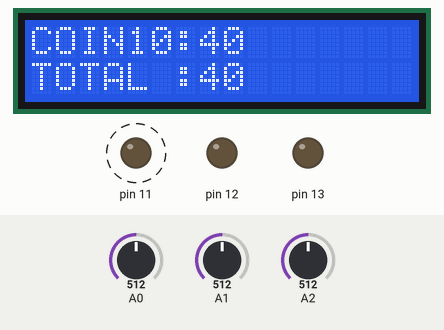
The sketch below on a simulated Arduino Uno, built with avr-gcc and run on an emulated ATmega328P. On the bench: 16×2 character LCD, output pins drawn as LEDs (lit = HIGH). Dashed ring = blinking. The test bench sets the inputs (shaded band); at power-on: A1 = 512, A0 = 512, A2 = 512. What the sketch prints to the serial monitor is not drawn.

Above: at 3.2 s.
3.3 s: A1 set to 107
At 3.77 s:
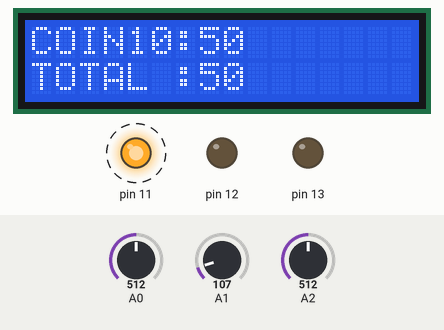
4.8 s: A1 set to 92
At 5.07 s:
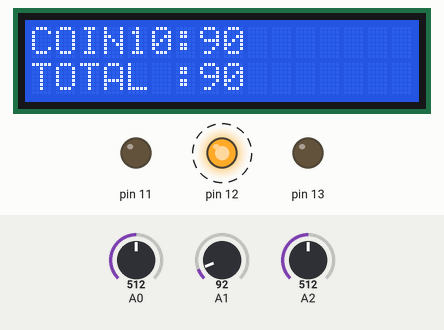
7.4 s: A0 set to 111
8.9 s: A0 set to 94
At 9.3 s:
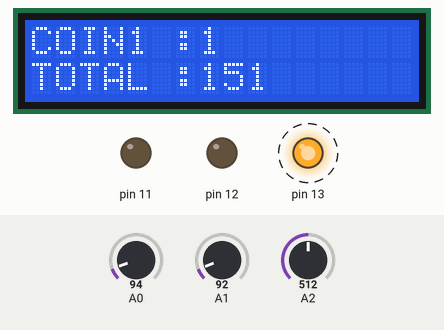
11.3 s: A2 set to 121
12.8 s: A2 set to 104
At 13.3 s:
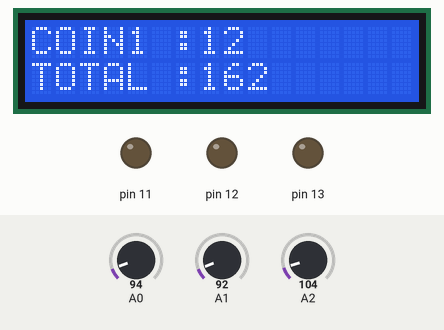
Timing chart, 0 to 15.3 s (numbered marks = the images above; inputs shaded):
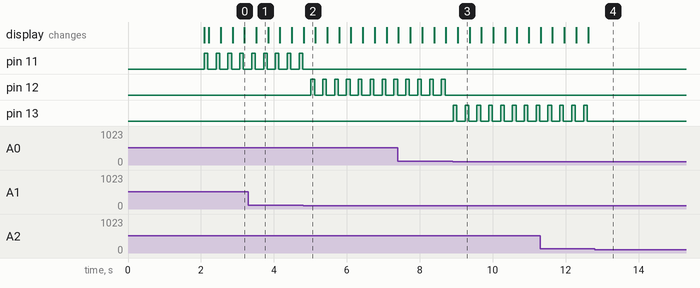

Measured:
- the behaviour switches between 101 and 100 on A1 (found by bisection; images 1 and 2)
- the behaviour switches between 101 and 100 on A0 (found by bisection; images 2 and 3)
- the behaviour switches between 111 and 110 on A2 (found by bisection; images 3 and 4)
- after the input at 4.8 s, pin 11: stops changing and stays LOW; pin 12: alternates HIGH for 0.10 s and LOW for 0.23 s, starting after 0.21 s
- after the input at 8.9 s, pin 12: stops changing and stays LOW; pin 13: alternates HIGH for 0.10 s and LOW for 0.22 s, starting at once
- after the input at 12.8 s, pin 13: stops changing and stays LOW
- by itself, pin 11: alternates HIGH for 0.10 s and LOW for 0.22 s

The sketch:

Arduino_UNO_R3.ino
```cpp
#include <LiquidCrystal_I2C.h>
#include <Wire.h>
LiquidCrystal_I2C lcd(0x27, 16, 2);
int test1b;
int test5b;
int test10b;
int b10 = 0;
int b5 = 0;
int b1 = 0;
int total = 0;
int total10 = 0;
int total5 = 0;
int total1 = 0;
//int t10 = 10;
//int t5 = 5;
//int t1 = 1;

void setup() {
Serial.begin(9600);
pinMode(A2,INPUT);
pinMode(A1,INPUT);
pinMode(A0,INPUT);
pinMode(2,INPUT);
pinMode(13,OUTPUT);
pinMode(12,OUTPUT);
pinMode(11,OUTPUT);
digitalWrite(11,LOW);
digitalWrite(12,LOW);
digitalWrite(13,LOW);
lcd.begin ();
lcd.setCursor(0, 0);
lcd.print("Savings");
lcd.setCursor(0, 1);
lcd.print("^ ^");
lcd.backlight();
delay(2000);
lcd.clear();
lcd.setCursor(0, 0);
lcd.print("^ ^");
lcd.setCursor(0, 1);
lcd.print("TOTAL : ");
lcd.setCursor(7, 1);
lcd.print(total);
}

void loop() {
  test1b = analogRead(A2);
  test5b = analogRead(A0);
  test10b= analogRead(A1);

//Serial.println(test1b);
//Serial.println(test5b);
//Serial.println(test10b);
//Serial.println(total);
  if(test10b > 100){
    b10 = 1;
    }
  if(test5b > 100){
    b5 = 1;
    }
  if(test1b >110 ){
    b1 = 1;
    }


  if(b10 == 1){
    digitalWrite(11,HIGH);
    delay(100);
    digitalWrite(11,LOW);
    b10 = 0;
    b5= 0;
    b1 = 0;
    total10 = total10 + 10;
    total = total + 10;
    lcd.clear();
    lcd.setCursor(0, 0);
    lcd.print("COIN10:");
    lcd.setCursor(7,0);
    lcd.print(total10);
    lcd.setCursor(0, 1);
    lcd.print("TOTAL : ");
    lcd.setCursor(7, 1);
    lcd.print(total);
    Serial.println(10);
    delay(200);
    }

    if(b5 == 1){
    digitalWrite(12,HIGH);
    delay(100);
    digitalWrite(12,LOW);
    b10 = 0;
    b5= 0;
    b1 = 0;
    total5 = total5 + 5;
    total = total + 5;
    lcd.clear();
    lcd.setCursor(0, 0);
    lcd.print("COIN5 :");
    lcd.setCursor(7,0);
    lcd.print(total5);
    lcd.setCursor(0, 1);
    lcd.print("TOTAL : ");
    lcd.setCursor(7, 1);
    lcd.print(total);
    Serial.println(5);
    delay(200);

    }
    if(b1 == 1  ){
    digitalWrite(13,HIGH);
    delay(100);
    digitalWrite(13,LOW);
    b10 = 0;
    b5= 0;
    b1 = 0;
    total1 = total1 + 1;
    total = total + 1;
    lcd.clear();
    lcd.setCursor(0, 0);
    lcd.print("COIN1 :");
    lcd.setCursor(7,0);
    lcd.print(total1);
    lcd.setCursor(0, 1);
    lcd.print("TOTAL : ");
    lcd.setCursor(7, 1);
    lcd.print(total);
    Serial.println(1);
    delay(200);

    }
}
```
